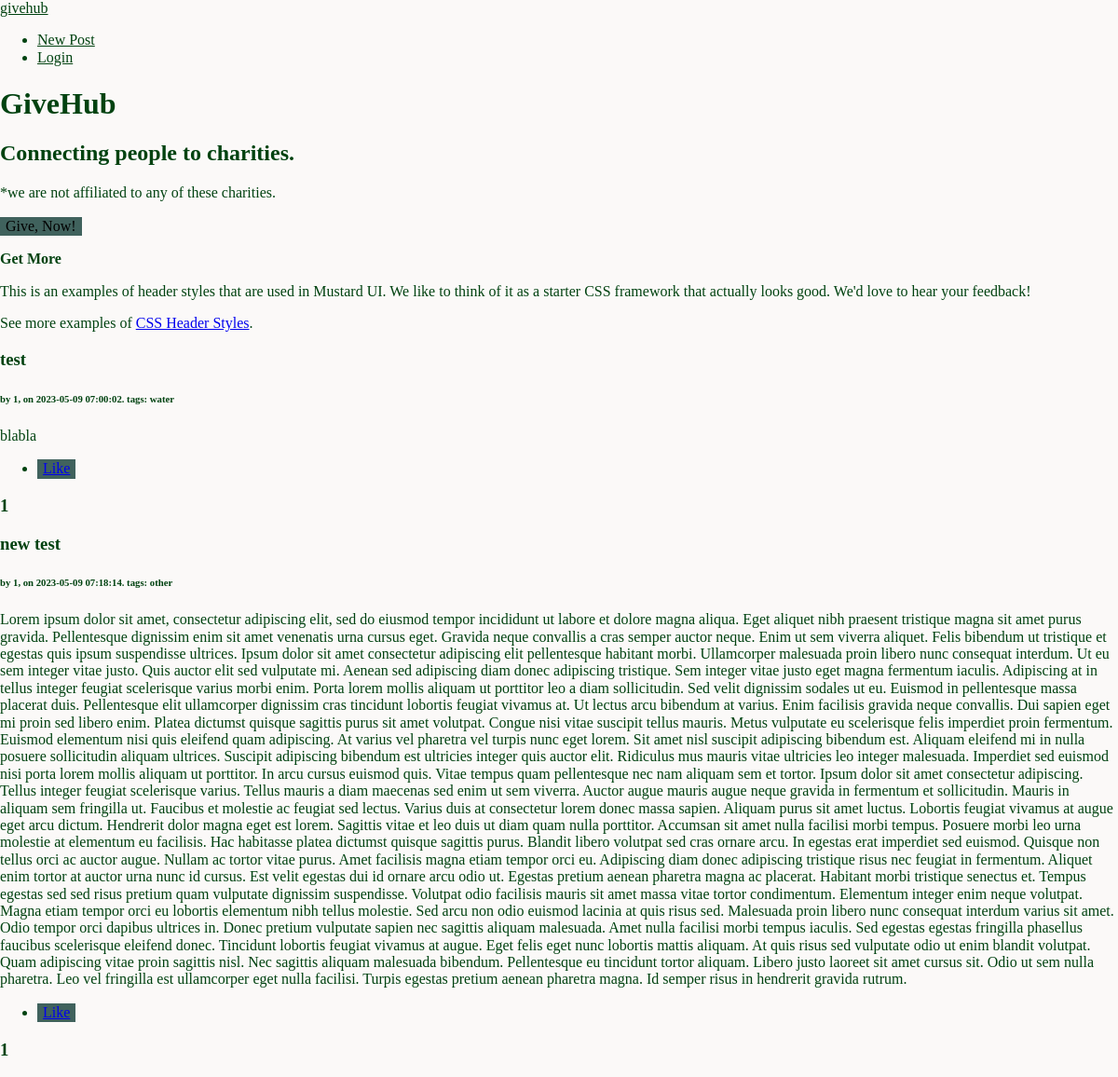
The page / on the database its author committed.
### app.py (models this page shows)
class Posts(db.Model):
	id = db.Column(db.Integer, primary_key = True)
	user_id = db.Column(db.Integer, db.ForeignKey('charity.id'))
	title = db.Column(db.String(1000), nullable=False) # Added this line
	content = db.Column(db.String(1000), nullable=False)
	category = db.Column(db.String(1000), nullable=False)
	timestamp = db.Column(DateTime(timezone=True), default=func.now())
	likes = db.relationship('PostLike', backref='post', lazy='dynamic')
	def get_like_count(self):
		return self.likes.count()

### app.py (the view)
@app.route("/")
def index():
	data =  []
	posts = Posts.query.all()
	for p in posts:
		data.append((p.id, p.author.username, p.title, p.content, p.category, p.timestamp, p.get_like_count()))
		print(data)
	return render_template("landing.html", data=data)

### templates/landing.html (shortened to what this page needs)
{% extends "base.html" %}
{% block content %}
<header>
    <h1 class="title">GiveHub</h1>
    <h2 class="subtitle">Connecting people to charities.</h2>
    <p class="disclaimer">*we are not affiliated to any of these charities.</p>
    <button class="get-started button button-primary button-large">Give, Now!</button>
</header>
<section>
    <p class="h3"><strong>Get More</strong></p>
    <p>This is an examples of header styles that are used in Mustard UI.  We like to think of it as a starter CSS framework that actually looks good.  We'd love to hear your feedback!</p>
    <p>See more examples of <a href="https://mustard-ui.com/docs/header">CSS Header Styles</a>.</p>
</section>
{% if data %}
    {% for post in data %}
    <section class="section-secondary">
        <div class="col col-md-6">
            <div class="card">
                <h3 class="card-title">{{ post[2] }}</h3>
                <h6 class="card-title">by {{ post[1] }}, on {{ post[5] }}. tags: {{ post[4] }}</h6>
                {{ post[3] }}
                <ul class="card-actions">
                    <li>
                        <button class="button-primary">
                            <a href="/post/{{post[0]}}/like">Like</a>
                        </button>
                    </li>
                </ul>
                <h3 class="card-title">{{ post[6] }}</h3>
            </div>
        </div>
    </section>
    {% endfor %}
{% endif %}
{% endblock %}

### templates/base.html (shortened to what this page needs)
<!DOCTYPE html>
<html lang="en">
<head>
    <link rel="stylesheet" href="../static/style.css">
    <link rel="stylesheet" href="../static/styles.scss">
    <link rel="stylesheet" href="https://cdnjs.cloudflare.com/ajax/libs/normalize/8.0.0/normalize.min.css">
    <link rel="stylesheet" href="https://use.fontawesome.com/releases/v5.0.9/css/solid.css">
    <link rel="stylesheet" href="https://use.fontawesome.com/releases/v5.0.9/css/fontawesome.css">
    <link rel="stylesheet" href="https://unpkg.com/mustard-ui@latest/dist/css/mustard-ui.min.css">
</head>
<body>
    {% include 'nav_logged_in.html' if 'username' in session else 'nav_not_logged_in.html' %}
    {% block content %}{% endblock %}
</body>
</html>

### templates/nav_not_logged_in.html
<nav>
    <div class="nav-container">
        <div class="nav-logo">
            <a href="/">givehub</a>
        </div>
        <ul class="nav-links">
            <li><a href="/new_post">New Post</a></li>
            <li><a href="/login">Login</a></li>
        </ul>
    </div>
</nav>

### static/style.css (style rules this page uses)
:root { --primary_background: #fbf9f8 !important; --primary_text_color: #000 !important; --secondary_background: #000 !important; --secondary_text_color: #fff !important; --accent_color: #fff !important; }
body { color: #004210 !important; background-color: var(--primary_background); }
nav { background-color: #fbf9f8 !important; color: #004210 !important; }
.nav-logo a { color: #004210 !important; }
.nav-links a { color: #004210 !important; }
button { background-color: #40625d !important; border: none !important; }
header { background-color: #fbf9f8 !important; }

### rows shown on the page
Posts: title "test", user "1", timestamp "2023-05-09 07:00:02", category "water", content "blabla", post "1"
Posts: title "new test", user "1", timestamp "2023-05-09 07:18:14", category "other", content "Lorem ipsum dolor sit amet, consectetur adipiscing elit, sed do eiusmod tempor incididunt ut labore et dolore magna aliqua. Eget aliquet nibh praesent tristique magna sit amet purus gravida. Pellentesque dignissim enim sit amet venenatis urna cursus eget. Gravida neque convallis a cras semper auctor neque. Enim ut sem viverra aliquet. Felis bibendum ut tristique et egestas quis ipsum suspendisse ultrices. Ipsum dolor sit amet consectetur adipiscing elit pellentesque habitant morbi. Ullamcorper malesuada proin libero nunc consequat interdum. Ut eu sem integer vitae justo. Quis auctor elit sed vulputate mi. Aenean sed adipiscing diam donec adipiscing tristique. Sem integer vitae justo eget…"
